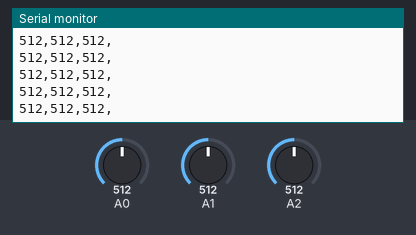
This sketch was run on a simulated Arduino Uno, built with avr-gcc and run on an emulated ATmega328P. On the bench: the last lines printed to the serial monitor. The test bench sets the inputs (shaded band); at power-on: A1 = 512, A0 = 512, A2 = 512.

Above: at 2.7 s.
2.8 s: A1 set to 988
At 2.86 s:
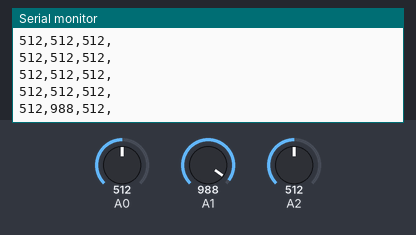
5.8 s: A1 set to 1010
At 5.81 s:
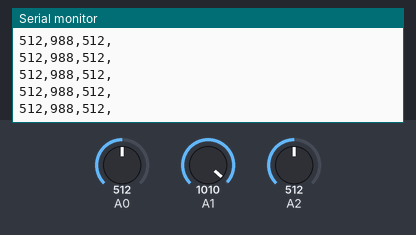
Timing chart, 0 to 8.8 s (numbered marks = the images above; inputs shaded):
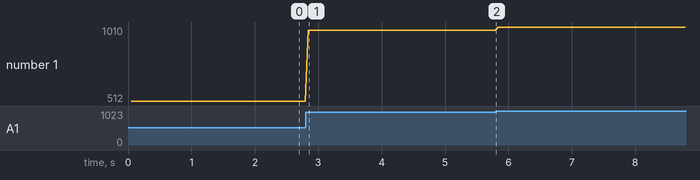

The sketch:

Serial_3_Sensors.ino
```cpp
void setup() {
  Serial.begin(9600);
}

void loop() {
  delay(50);
  //int val = analogRead(0) * 1000000 + analogRead(1) * 1000 + analogRead(2);

 Serial.println(String(analogRead(0)) + "," + String(analogRead(1)) + "," + String(analogRead(2)) + ",");


}
```

Measured:
- after the input at 2.8 s, the serial monitor: prints a new line after 0.05 s (image 1)
- plotted number 1: 512 → 988 after the input at 2.8 s, 988 → 1010 after the input at 5.8 s
